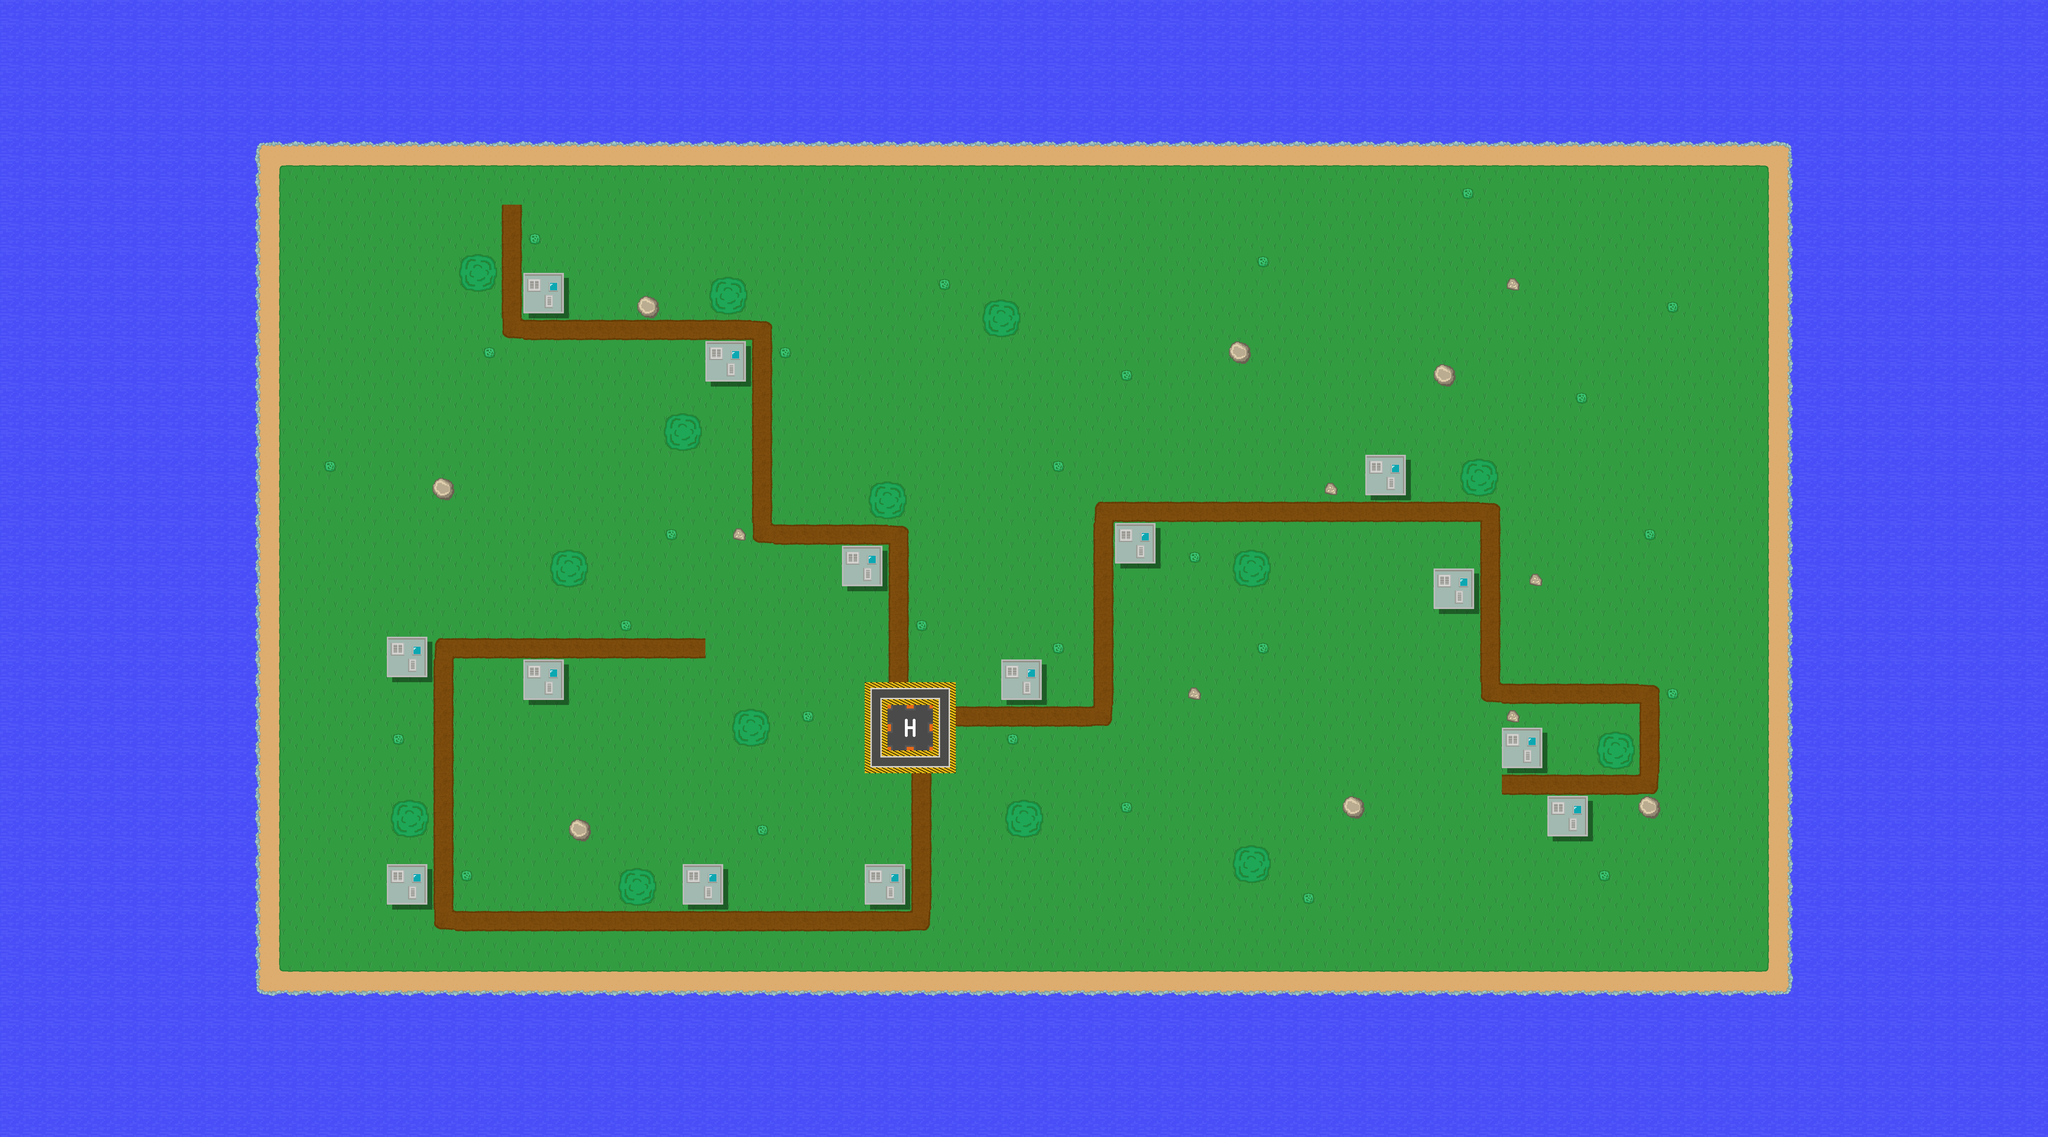

This is a level from a 2D game, rendered from its Tiled map with the project's own tilesets. A one-line summary and the map file follow, with tile-layer data summarised:
An orthogonal 90x50 tile map with 64x64 px tiles, 2 tile layers (ground, image) and 40 objects (39x wall, enemy).

<map version="1.2" tiledversion="1.2.1" orientation="orthogonal" renderorder="right-down" width="90" height="50" tilewidth="64" tileheight="64" infinite="0" nextlayerid="24" nextobjectid="240">
 <tileset firstgid="1" name="spritesheet_tiles" tilewidth="64" tileheight="64" spacing="10" tilecount="540" columns="27">
  <image source="../img/spritesheet_tiles.png" width="1988" height="1470" />
 </tileset>
 <layer id="15" name="ground" width="90" height="50">
  <data>[4500 cells, 4499 non-empty, 28 distinct tile ids]</data>
 </layer>
 <objectgroup id="13" name="obstacles">
  <object id="193" name="wall" x="704.054" y="320" width="4351.63" height="64" />
  <object id="194" name="wall" x="704" y="2816" width="4352" height="64" />
  <object id="197" name="wall" x="2466.5" y="1380.08" width="60.3957" height="54.8421">
   <ellipse />
  </object>
  <object id="200" name="wall" x="640" y="384" width="64" height="2432" />
  <object id="202" name="wall" x="5055.88" y="383.535" width="64" height="2432" />
  <object id="203" name="wall" x="1228.64" y="1355.66" width="39.261" height="43.8799">
   <ellipse />
  </object>
  <object id="206" name="wall" x="1615.47" y="2319.86" width="39.261" height="43.8799">
   <ellipse />
  </object>
  <object id="207" name="wall" x="3469.98" y="971.132" width="39.261" height="43.8799">
   <ellipse />
  </object>
  <object id="208" name="wall" x="4047.34" y="1033.49" width="39.261" height="43.8799">
   <ellipse />
  </object>
  <object id="209" name="wall" x="3788.68" y="2252.89" width="39.261" height="43.8799">
   <ellipse />
  </object>
  <object id="210" name="wall" x="4617.78" y="2250.58" width="39.261" height="43.8799">
   <ellipse />
  </object>
  <object id="211" name="wall" x="1802.54" y="846.42" width="39.261" height="43.8799">
   <ellipse />
  </object>
  <object id="212" name="enemy" x="2780" y="1306.93" width="10" height="10" />
  <object id="213" name="wall" x="2789.72" y="876.273" width="60.3957" height="54.8421">
   <ellipse />
  </object>
  <object id="214" name="wall" x="3488.93" y="2406.62" width="60.3957" height="54.8421">
   <ellipse />
  </object>
  <object id="215" name="wall" x="3488.93" y="1578.78" width="60.3957" height="54.8421">
   <ellipse />
  </object>
  <object id="216" name="wall" x="2852.39" y="2284.58" width="60.3957" height="54.8421">
   <ellipse />
  </object>
  <object id="217" name="wall" x="4128.77" y="1324.82" width="60.3957" height="54.8421">
   <ellipse />
  </object>
  <object id="218" name="wall" x="2021.25" y="813.608" width="60.3957" height="54.8421">
   <ellipse />
  </object>
  <object id="219" name="wall" x="1892.63" y="1192.9" width="60.3957" height="54.8421">
   <ellipse />
  </object>
  <object id="220" name="wall" x="1576" y="1582.08" width="60.3957" height="54.8421">
   <ellipse />
  </object>
  <object id="221" name="wall" x="2083.92" y="2030.63" width="60.3957" height="54.8421">
   <ellipse />
  </object>
  <object id="222" name="wall" x="1764" y="2475.88" width="60.3957" height="54.8421">
   <ellipse />
  </object>
  <object id="223" name="wall" x="1124.16" y="2284.58" width="60.3957" height="54.8421">
   <ellipse />
  </object>
  <object id="224" name="wall" x="1312.15" y="754.241" width="60.3957" height="54.8421">
   <ellipse />
  </object>
  <object id="225" name="wall" x="4514.66" y="2093.29" width="60.3957" height="54.8421">
   <ellipse />
  </object>
  <object id="226" name="wall" x="2376.05" y="1543.87" width="99.4582" height="98.7874">
   <ellipse />
  </object>
  <object id="227" name="wall" x="1996.93" y="979.238" width="99.4582" height="98.7874">
   <ellipse />
  </object>
  <object id="228" name="wall" x="1473.78" y="781.289" width="99.4582" height="98.7874">
   <ellipse />
  </object>
  <object id="229" name="wall" x="1484.38" y="1870.01" width="99.4582" height="98.7874">
   <ellipse />
  </object>
  <object id="230" name="wall" x="1099.09" y="1806.39" width="99.4582" height="98.7874">
   <ellipse />
  </object>
  <object id="231" name="wall" x="1099.09" y="2449.72" width="99.4582" height="98.7874">
   <ellipse />
  </object>
  <object id="232" name="wall" x="1926.23" y="2442.65" width="99.4582" height="98.7874">
   <ellipse />
  </object>
  <object id="233" name="wall" x="2438.78" y="2446.19" width="99.4582" height="98.7874">
   <ellipse />
  </object>
  <object id="234" name="wall" x="4230.94" y="2064.43" width="99.4582" height="98.7874">
   <ellipse />
  </object>
  <object id="235" name="wall" x="4361.72" y="2251.77" width="99.4582" height="98.7874">
   <ellipse />
  </object>
  <object id="236" name="wall" x="4040.06" y="1611.97" width="99.4582" height="98.7874">
   <ellipse />
  </object>
  <object id="237" name="wall" x="3849.18" y="1290.3" width="99.4582" height="98.7874">
   <ellipse />
  </object>
  <object id="238" name="wall" x="3145.75" y="1484.72" width="99.4582" height="98.7874">
   <ellipse />
  </object>
  <object id="239" name="wall" x="2824.08" y="1866.48" width="99.4582" height="98.7874">
   <ellipse />
  </object>
 </objectgroup>
 <layer id="19" name="image" width="90" height="50">
  <data>[4500 cells, 795 non-empty, 18 distinct tile ids]</data>
 </layer>
</map>